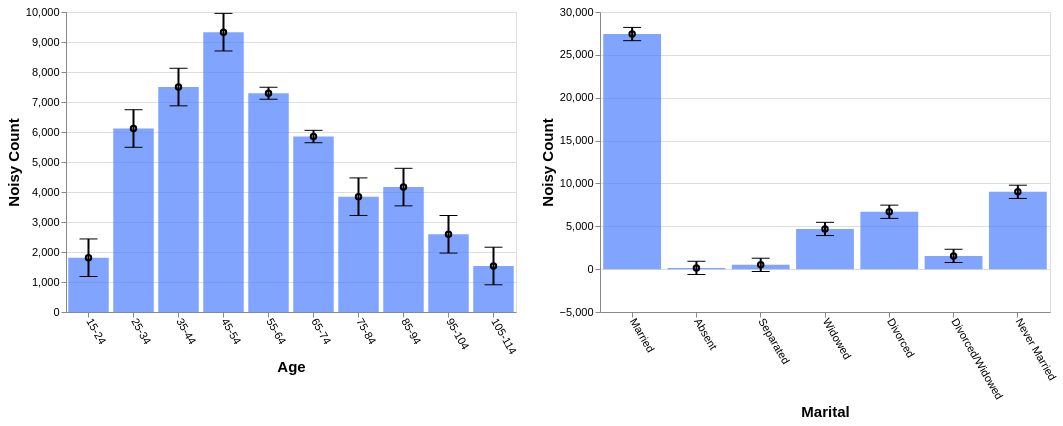

Vega-Lite specification for this chart:
### Vega-Lite specification from a JSON file in a GitHub repository (floating-point values rounded to 4 significant figures)
{"config": {"view": {"continuousWidth": 400, "continuousHeight": 300}, "axis": {"labelFontSize": 11, "titleFontSize": 15}, "axisBottom": {"labelAngle": 60}}, "hconcat": [{"layer": [{"mark": "bar", "encoding": {"color": {"value": "transparent"}, "tooltip": [{"aggregate": "sum", "field": "noisy_count", "title": "noisy count", "type": "quantitative"}, {"aggregate": "sum", "field": "error", "title": "error", "type": "quantitative"}], "x": {"field": "age", "sort": null, "title": "Age", "type": "ordinal"}}, "height": 300, "selection": {"selector535": {"type": "interval", "encodings": ["x"]}}, "transform": [{"filter": {"selection": "selector536"}}], "width": 450}, {"mark": {"type": "bar", "color": "#4C7FFF", "opacity": 0.7}, "encoding": {"x": {"field": "age", "sort": null, "title": "Age", "type": "ordinal"}, "y": {"aggregate": "sum", "field": "noisy_count", "type": "quantitative"}}, "transform": [{"filter": {"selection": "selector536"}}]}, {"mark": {"type": "tick", "color": "black", "width": 0}, "encoding": {"x": {"field": "age", "sort": null, "title": "Age", "type": "ordinal"}, "y": {"aggregate": "sum", "field": "plus_error", "type": "quantitative"}}, "transform": [{"filter": {"selection": "selector536"}}]}, {"mark": {"type": "tick", "color": "black", "width": 0}, "encoding": {"x": {"field": "age", "sort": null, "title": "Age", "type": "ordinal"}, "y": {"aggregate": "sum", "field": "minus_error", "type": "quantitative"}}, "transform": [{"filter": {"selection": "selector536"}}]}, {"mark": {"type": "point", "color": "black"}, "encoding": {"x": {"field": "age", "sort": null, "title": "Age", "type": "ordinal"}, "y": {"aggregate": "sum", "field": "noisy_count", "title": "Noisy Count", "type": "quantitative"}}, "transform": [{"filter": {"selection": "selector536"}}]}, {"mark": {"type": "rule", "size": 2}, "encoding": {"x": {"field": "age", "sort": null, "title": "Age", "type": "ordinal"}, "y": {"aggregate": "sum", "field": "plus_error", "title": "", "type": "quantitative"}, "y2": {"aggregate": "sum", "field": "minus_error", "title": ""}}, "transform": [{"filter": {"selection": "selector536"}}]}]}, {"layer": [{"mark": "bar", "encoding": {"color": {"value": "transparent"}, "tooltip": [{"aggregate": "sum", "field": "noisy_count", "title": "noisy count", "type": "quantitative"}, {"aggregate": "sum", "field": "error", "title": "error", "type": "quantitative"}], "x": {"field": "marital", "sort": null, "title": "Marital", "type": "ordinal"}}, "height": 300, "selection": {"selector536": {"type": "interval", "encodings": ["x"]}}, "transform": [{"filter": {"selection": "selector535"}}], "width": 450}, {"mark": {"type": "bar", "color": "#4C7FFF", "opacity": 0.7}, "encoding": {"x": {"field": "marital", "sort": null, "title": "Marital", "type": "ordinal"}, "y": {"aggregate": "sum", "field": "noisy_count", "type": "quantitative"}}, "transform": [{"filter": {"selection": "selector535"}}]}, {"mark": {"type": "tick", "color": "black", "width": 0}, "encoding": {"x": {"field": "marital", "sort": null, "title": "Marital", "type": "ordinal"}, "y": {"aggregate": "sum", "field": "plus_error", "type": "quantitative"}}, "transform": [{"filter": {"selection": "selector535"}}]}, {"mark": {"type": "tick", "color": "black", "width": 0}, "encoding": {"x": {"field": "marital", "sort": null, "title": "Marital", "type": "ordinal"}, "y": {"aggregate": "sum", "field": "minus_error", "type": "quantitative"}}, "transform": [{"filter": {"selection": "selector535"}}]}, {"mark": {"type": "point", "color": "black"}, "encoding": {"x": {"field": "marital", "sort": null, "title": "Marital", "type": "ordinal"}, "y": {"aggregate": "sum", "field": "noisy_count", "title": "Noisy Count", "type": "quantitative"}}, "transform": [{"filter": {"selection": "selector535"}}]}, {"mark": {"type": "rule", "size": 2}, "encoding": {"x": {"field": "marital", "sort": null, "title": "Marital", "type": "ordinal"}, "y": {"aggregate": "sum", "field": "plus_error", "title": "", "type": "quantitative"}, "y2": {"aggregate": "sum", "field": "minus_error", "title": ""}}, "transform": [{"filter": {"selection": "selector535"}}]}]}], "data": {"name": "data-70d61f076d22010f36651e8ed887585f"}, "$schema": "https://vega.github.io/schema/vega-lite/v4.17.0.json", "datasets": {"data-70d61f076d22010f36651e8ed887585f": [{"age": "15-24", "marital": "Married", "noisy_count": 470.5, "true_count": 295.0, "plus_error": 559.9, "minus_error": 381.1, "error": 89.4}, {"age": "15-24", "marital": "Absent", "noisy_count": 6.4, "true_count": 13.0, "plus_error": 95.8, "minus_error": -83.1, "error": 89.4}, {"age": "15-24", "marital": "Separated", "noisy_count": -23.8, "true_count": 18.0, "plus_error": 65.6, "minus_error": -113.2, "error": 89.4}, {"age": "15-24", "marital": "Widowed", "noisy_count": 44.5, "true_count": 2.0, "plus_error": 133.9, "minus_error": -44.9, "error": 89.4}, {"age": "15-24", "marital": "Divorced", "noisy_count": 67.2, "true_count": 22.0, "plus_error": 156.7, "minus_error": -22.2, "error": 89.4}, {"age": "15-24", "marital": "Divorced/Widowed", "noisy_count": 79.4, "true_count": 16.0, "plus_error": 168.9, "minus_error": -10.0, "error": 89.4}, {"age": "15-24", "marital": "Never Married", "noisy_count": 1165.0, "true_count": 1190.0, "plus_error": 1254.0, "minus_error": 1076.0, "error": 89.4}, {"age": "25-34", "marital": "Married", "noisy_count": 2924.0, "true_count": 2764.0, "plus_error": 3013.0, "minus_error": 2834.0, "error": 89.4}, {"age": "25-34", "marital": "Absent", "noisy_count": 4.3, "true_count": 33.0, "plus_error": 93.7, "minus_error": -85.2, "error": 89.4}, {"age": "25-34", "marital": "Separated", "noisy_count": 158.1, "true_count": 77.0, "plus_error": 247.5, "minus_error": 68.6, "error": 89.4}, {"age": "25-34", "marital": "Widowed", "noisy_count": -151.2, "true_count": 11.0, "plus_error": -61.8, "minus_error": -240.7, "error": 89.4}, {"age": "25-34", "marital": "Divorced", "noisy_count": 217.4, "true_count": 372.0, "plus_error": 306.8, "minus_error": 127.9, "error": 89.4}, {"age": "25-34", "marital": "Divorced/Widowed", "noisy_count": 218.7, "true_count": 189.0, "plus_error": 308.1, "minus_error": 129.2, "error": 89.4}, {"age": "25-34", "marital": "Never Married", "noisy_count": 2745.0, "true_count": 2691.0, "plus_error": 2835.0, "minus_error": 2656.0, "error": 89.4}, {"age": "35-44", "marital": "Married", "noisy_count": 4343.0, "true_count": 4273.0, "plus_error": 4433.0, "minus_error": 4254.0, "error": 89.4}, {"age": "35-44", "marital": "Absent", "noisy_count": 94.1, "true_count": 31.0, "plus_error": 183.5, "minus_error": 4.6, "error": 89.4}, {"age": "35-44", "marital": "Separated", "noisy_count": -63.1, "true_count": 96.0, "plus_error": 26.4, "minus_error": -152.5, "error": 89.4}, {"age": "35-44", "marital": "Widowed", "noisy_count": 142.1, "true_count": 57.0, "plus_error": 231.6, "minus_error": 52.7, "error": 89.4}, {"age": "35-44", "marital": "Divorced", "noisy_count": 872.4, "true_count": 905.0, "plus_error": 961.9, "minus_error": 783.0, "error": 89.4}, {"age": "35-44", "marital": "Divorced/Widowed", "noisy_count": 310.7, "true_count": 286.0, "plus_error": 400.1, "minus_error": 221.3, "error": 89.4}, {"age": "35-44", "marital": "Never Married", "noisy_count": 1799.0, "true_count": 1684.0, "plus_error": 1888.0, "minus_error": 1710.0, "error": 89.4}, {"age": "45-54", "marital": "Married", "noisy_count": 5542.0, "true_count": 5589.0, "plus_error": 5632.0, "minus_error": 5453.0, "error": 89.4}, {"age": "45-54", "marital": "Absent", "noisy_count": 87.5, "true_count": 27.0, "plus_error": 176.9, "minus_error": -1.9, "error": 89.4}, {"age": "45-54", "marital": "Separated", "noisy_count": 154.6, "true_count": 156.0, "plus_error": 244.0, "minus_error": 65.1, "error": 89.4}, {"age": "45-54", "marital": "Widowed", "noisy_count": 168.5, "true_count": 143.0, "plus_error": 257.9, "minus_error": 79.0, "error": 89.4}, {"age": "45-54", "marital": "Divorced", "noisy_count": 1536.0, "true_count": 1715.0, "plus_error": 1625.0, "minus_error": 1446.0, "error": 89.4}, {"age": "45-54", "marital": "Divorced/Widowed", "noisy_count": 416.7, "true_count": 379.0, "plus_error": 506.2, "minus_error": 327.3, "error": 89.4}, {"age": "45-54", "marital": "Never Married", "noisy_count": 1423.0, "true_count": 1324.0, "plus_error": 1512.0, "minus_error": 1333.0, "error": 89.4}, {"age": "55-64", "marital": "Married", "noisy_count": 4524.0, "true_count": 4513.0, "plus_error": 4552.0, "minus_error": 4495.0, "error": 28.5}, {"age": "55-64", "marital": "Absent", "noisy_count": 20.9, "true_count": 10.0, "plus_error": 49.5, "minus_error": -7.6, "error": 28.5}, {"age": "55-64", "marital": "Separated", "noisy_count": 102.7, "true_count": 106.0, "plus_error": 131.3, "minus_error": 74.2, "error": 28.5}, {"age": "55-64", "marital": "Widowed", "noisy_count": 202.3, "true_count": 210.0, "plus_error": 230.8, "minus_error": 173.7, "error": 28.5}, {"age": "55-64", "marital": "Divorced", "noisy_count": 1509.0, "true_count": 1509.0, "plus_error": 1537.0, "minus_error": 1480.0, "error": 28.5}, {"age": "55-64", "marital": "Divorced/Widowed", "noisy_count": 181.2, "true_count": 241.0, "plus_error": 209.8, "minus_error": 152.7, "error": 28.5}, {"age": "55-64", "marital": "Never Married", "noisy_count": 752.7, "true_count": 730.0, "plus_error": 781.2, "minus_error": 724.2, "error": 28.5}, {"age": "65-74", "marital": "Married", "noisy_count": 3660.0, "true_count": 3666.0, "plus_error": 3689.0, "minus_error": 3630.0, "error": 29.5}, {"age": "65-74", "marital": "Absent", "noisy_count": -32.4, "true_count": 1.0, "plus_error": -2.9, "minus_error": -61.9, "error": 29.5}, {"age": "65-74", "marital": "Separated", "noisy_count": 93.0, "true_count": 84.0, "plus_error": 122.5, "minus_error": 63.5, "error": 29.5}, {"age": "65-74", "marital": "Widowed", "noisy_count": 387.9, "true_count": 406.0, "plus_error": 417.4, "minus_error": 358.5, "error": 29.5}, {"age": "65-74", "marital": "Divorced", "noisy_count": 1154.0, "true_count": 1161.0, "plus_error": 1183.0, "minus_error": 1124.0, "error": 29.5}, {"age": "65-74", "marital": "Divorced/Widowed", "noisy_count": 155.1, "true_count": 150.0, "plus_error": 184.6, "minus_error": 125.6, "error": 29.5}, {"age": "65-74", "marital": "Never Married", "noisy_count": 432.1, "true_count": 399.0, "plus_error": 461.6, "minus_error": 402.7, "error": 29.5}, {"age": "75-84", "marital": "Married", "noisy_count": 2321.0, "true_count": 2360.0, "plus_error": 2410.0, "minus_error": 2232.0, "error": 89.4}, {"age": "75-84", "marital": "Absent", "noisy_count": -79.5, "true_count": 2.0, "plus_error": 10.0, "minus_error": -168.9, "error": 89.4}, {"age": "75-84", "marital": "Separated", "noisy_count": 114.9, "true_count": 56.0, "plus_error": 204.4, "minus_error": 25.5, "error": 89.4}, {"age": "75-84", "marital": "Widowed", "noisy_count": 538.8, "true_count": 638.0, "plus_error": 628.3, "minus_error": 449.4, "error": 89.4}, {"age": "75-84", "marital": "Divorced", "noisy_count": 635.4, "true_count": 592.0, "plus_error": 724.9, "minus_error": 546.0, "error": 89.4}, {"age": "75-84", "marital": "Divorced/Widowed", "noisy_count": 139.8, "true_count": 72.0, "plus_error": 229.3, "minus_error": 50.4, "error": 89.4}, {"age": "75-84", "marital": "Never Married", "noisy_count": 173.3, "true_count": 189.0, "plus_error": 262.7, "minus_error": 83.9, "error": 89.4}, {"age": "85-94", "marital": "Married", "noisy_count": 2188.0, "true_count": 2152.0, "plus_error": 2277.0, "minus_error": 2098.0, "error": 89.4}, {"age": "85-94", "marital": "Absent", "noisy_count": -60.4, "true_count": 0.0, "plus_error": 29.1, "minus_error": -149.8, "error": 89.4}, {"age": "85-94", "marital": "Separated", "noisy_count": 17.1, "true_count": 52.0, "plus_error": 106.6, "minus_error": -72.3, "error": 89.4}, {"age": "85-94", "marital": "Widowed", "noisy_count": 1398.0, "true_count": 1211.0, "plus_error": 1488.0, "minus_error": 1309.0, "error": 89.4}, {"age": "85-94", "marital": "Divorced", "noisy_count": 440.3, "true_count": 390.0, "plus_error": 529.8, "minus_error": 350.9, "error": 89.4}, {"age": "85-94", "marital": "Divorced/Widowed", "noisy_count": 6.0, "true_count": 50.0, "plus_error": 95.5, "minus_error": -83.4, "error": 89.4}, {"age": "85-94", "marital": "Never Married", "noisy_count": 174.8, "true_count": 182.0, "plus_error": 264.2, "minus_error": 85.4, "error": 89.4}, {"age": "95-104", "marital": "Married", "noisy_count": 978.0, "true_count": 1055.0, "plus_error": 1067.0, "minus_error": 888.5, "error": 89.4}, {"age": "95-104", "marital": "Absent", "noisy_count": 74.7, "true_count": 0.0, "plus_error": 164.1, "minus_error": -14.8, "error": 89.4}, {"age": "95-104", "marital": "Separated", "noisy_count": -74.3, "true_count": 41.0, "plus_error": 15.1, "minus_error": -163.8, "error": 89.4}, {"age": "95-104", "marital": "Widowed", "noisy_count": 1130.0, "true_count": 1174.0, "plus_error": 1219.0, "minus_error": 1040.0, "error": 89.4}, {"age": "95-104", "marital": "Divorced", "noisy_count": 229.5, "true_count": 140.0, "plus_error": 319.0, "minus_error": 140.1, "error": 89.4}, {"age": "95-104", "marital": "Divorced/Widowed", "noisy_count": -43.1, "true_count": 16.0, "plus_error": 46.4, "minus_error": -132.5, "error": 89.4}, {"age": "95-104", "marital": "Never Married", "noisy_count": 295.8, "true_count": 119.0, "plus_error": 385.2, "minus_error": 206.3, "error": 89.4}, {"age": "105-114", "marital": "Married", "noisy_count": 478.5, "true_count": 398.0, "plus_error": 567.9, "minus_error": 389.0, "error": 89.4}, {"age": "105-114", "marital": "Absent", "noisy_count": 29.5, "true_count": 0.0, "plus_error": 119.0, "minus_error": -59.9, "error": 89.4}, {"age": "105-114", "marital": "Separated", "noisy_count": 21.7, "true_count": 25.0, "plus_error": 111.1, "minus_error": -67.7, "error": 89.4}, {"age": "105-114", "marital": "Widowed", "noisy_count": 828.4, "true_count": 881.0, "plus_error": 917.8, "minus_error": 738.9, "error": 89.4}, {"age": "105-114", "marital": "Divorced", "noisy_count": 35.1, "true_count": 44.0, "plus_error": 124.5, "minus_error": -54.3, "error": 89.4}, {"age": "105-114", "marital": "Divorced/Widowed", "noisy_count": 80.9, "true_count": 4.0, "plus_error": 170.3, "minus_error": -8.6, "error": 89.4}, {"age": "105-114", "marital": "Never Married", "noisy_count": 59.7, "true_count": 49.0, "plus_error": 149.1, "minus_error": -29.8, "error": 89.4}]}}
